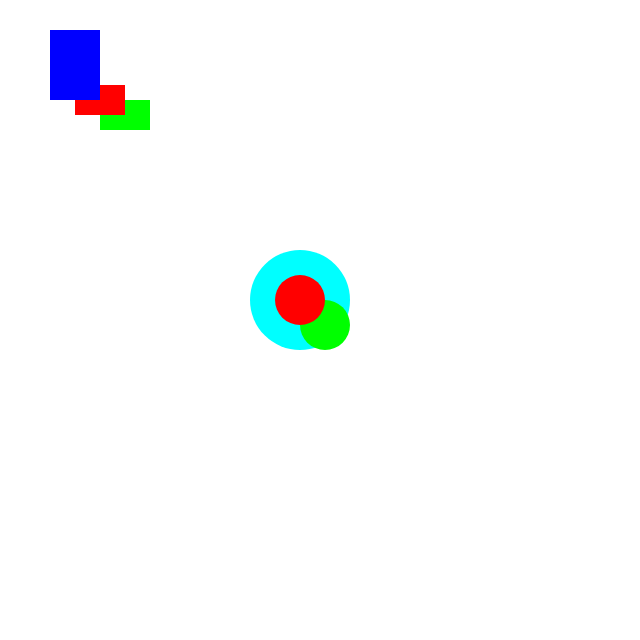
Frame 1 (no input)
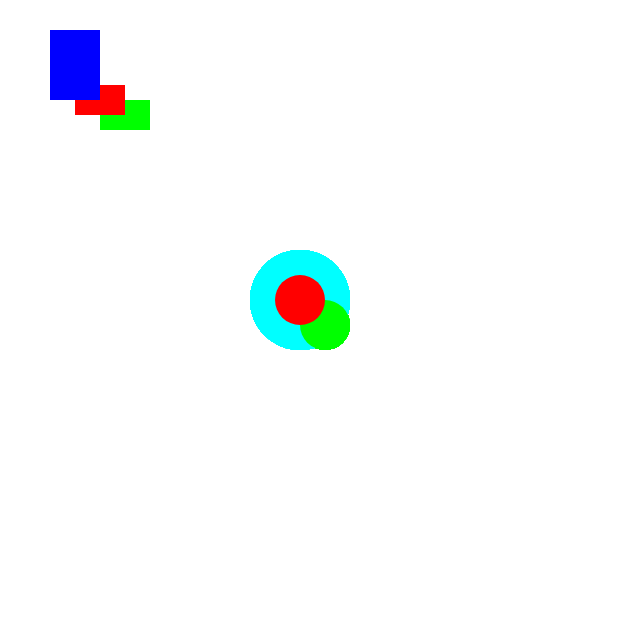
Frame 60 (no input)
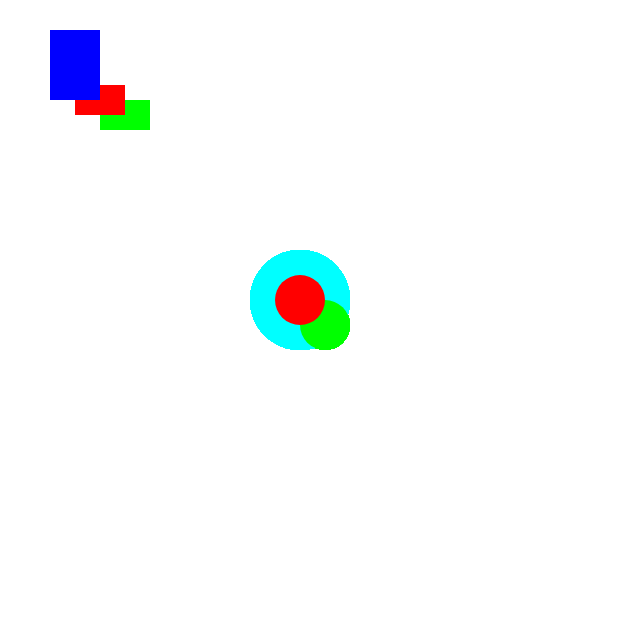
Frame 120 (the mouse pressed at the canvas centre since frame 60)

The p5.js sketch that drew these frames (run headless with seeded random() and noise() and a simulated clock; from frame 60 on, the mouse is pressed at the canvas centre):

// p5.js sketch
// ── sketch.js
function setup() {
  createCanvas(640, 640);
  noStroke();
}

function draw() {
  fill (0, 255, 0); // green
  rectMode(CORNER);
  rect(100, 100, 50, 30 );

  fill (255, 0, 0); // red
  rectMode(CENTER);
  rect(100, 100, 50, 30)

  fill (0, 0, 255); // blue
  rectMode(CORNERS);
  rect(100, 100, 50, 30);

  fill (0, 255, 255);
  ellipseMode(RADIUS);
  ellipse(300, 300, 50, 50);

  fill (0, 255, 0);
  ellipseMode(CORNER);
  ellipse(300, 300, 50, 50);

  fill (255, 0, 0);
  ellipseMode(CENTER);
  ellipse(300, 300, 50, 50);

  /*fill (0, 0, 255);
  ellipseMode(CORNERS);
  ellipse(300, 300, 50, 50);*/



}
